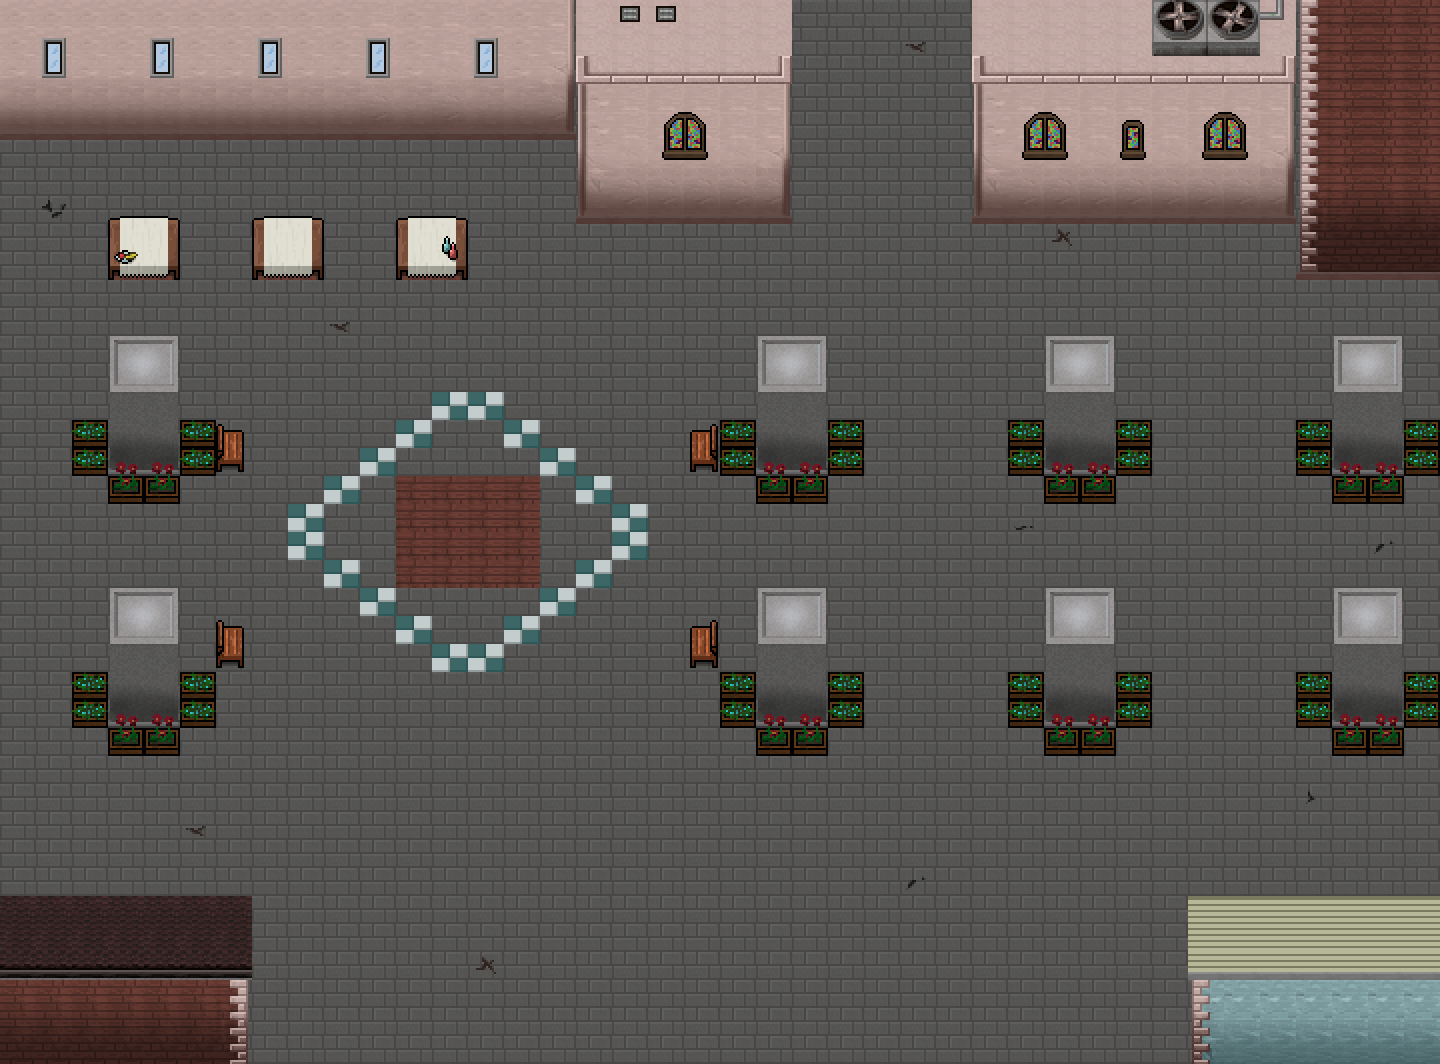

Below is a game level as drawn by its tile map, then a one-line description and the .tmx that defines it (tile-layer data replaced by summaries):
An orthogonal 40x38 tile map with 36x28 px tiles, 3 tile layers (map, ebene1, ebene2), 1 hidden layer not drawn.

<map version="1.0" orientation="orthogonal" renderorder="right-down" width="40" height="38" tilewidth="36" tileheight="28" nextobjectid="1">
 <tileset firstgid="1" name="sprite_sheet_props_main" tilewidth="36" tileheight="28">
  <image source="../img/sprite_sheet_props_main.png" width="1800" height="1400" />
 </tileset>
 <layer name="map" width="40" height="38">
  <data>[1520 cells, 1520 non-empty, 4 distinct tile ids]</data>
 </layer>
 <layer name="ebene1" width="40" height="38">
  <data>[1520 cells, 482 non-empty, 73 distinct tile ids]</data>
 </layer>
 <layer name="ebene2" width="40" height="38">
  <data>[1520 cells, 59 non-empty, 23 distinct tile ids]</data>
 </layer>
 <layer name="walkable" width="40" height="38" visible="0">
  <data>[1520 cells, 0 non-empty, 0 distinct tile ids]</data>
 </layer>
</map>
